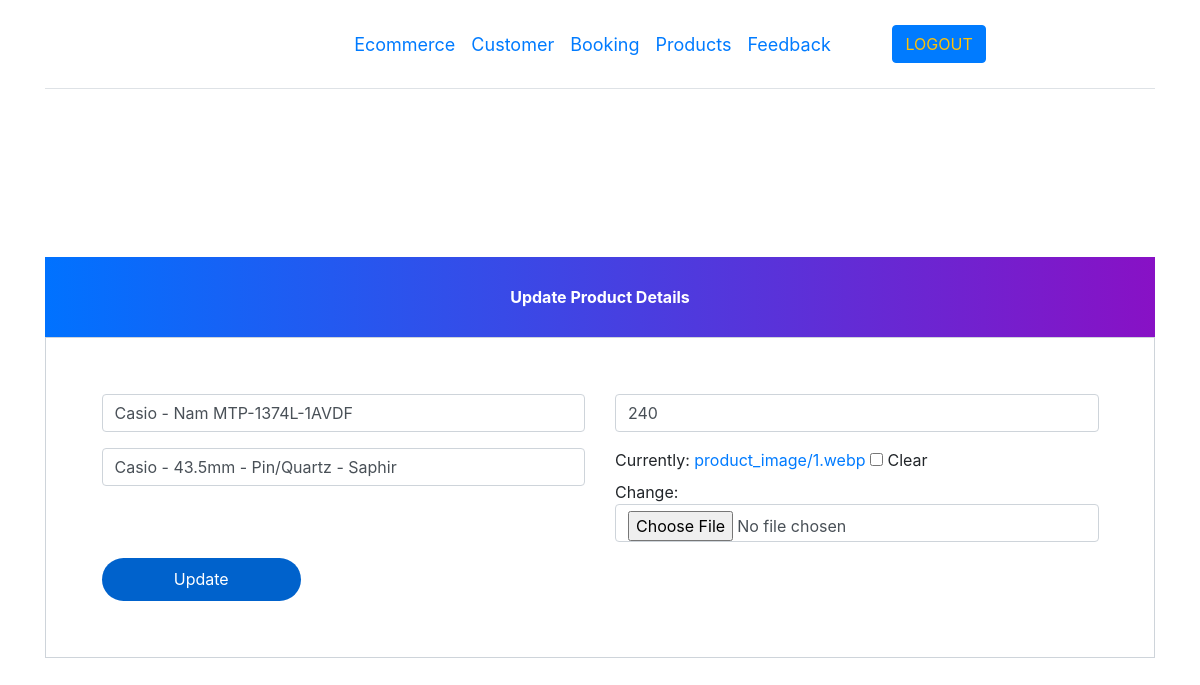
Page /update-product/9 (signed in) on the committed database.
### ecom/models.py (models this page shows, shortened)
class Product(models.Model):
    name=models.CharField(max_length=40)
    product_image= models.ImageField(upload_to='product_image/',null=True,blank=True)
    price = models.PositiveIntegerField()
    description=models.CharField(max_length=40)

### ecom/views.py (the view)
# urls.py: path('update-product/<int:pk>', views.update_product_view,name='update-product'),
@login_required(login_url='adminlogin')
def update_product_view(request,pk):
    product=models.Product.objects.get(id=pk)
    productForm=forms.ProductForm(instance=product)
    if request.method=='POST':
        productForm=forms.ProductForm(request.POST,request.FILES,instance=product)
        if productForm.is_valid():
            productForm.save()
            return redirect('admin-products')
    return render(request,'ecom/admin_update_product.html',{'productForm':productForm})

### ecom/forms.py
class ProductForm(forms.ModelForm):
    class Meta:
        model=models.Product
        fields=['name','price','description','product_image']

### templates/ecom/admin_update_product.html (shortened to what this page needs)
{% extends 'ecom/admin_base.html' %}
{% load widget_tweaks %}
{% block content %}
<head>
  <link href="//maxcdn.bootstrapcdn.com/bootstrap/4.1.1/css/bootstrap.min.css" rel="stylesheet" id="bootstrap-css">
</head>
<br><br><br><br><br><br>
<form method="post" enctype="multipart/form-data">
  <div class="container register-form">
    <div class="form">
      <div class="note">
        <p>Update Product Details</p>
      </div>
      <div class="form-content">
        <div class="row">
          <div class="col-md-6">
            <div class="form-group">
              {% render_field productForm.name class="form-control" placeholder="Product Name" %}
            </div>
            <div class="form-group">
              {% render_field productForm.description class="form-control" placeholder="Description" %}
            </div>
          </div>
          <div class="col-md-6">
            <div class="form-group">
              {% render_field productForm.price class="form-control" placeholder="Price" %}
            </div>
            <div class="form-group">
              {% render_field productForm.product_image class="form-control" placeholder="product_image" %}
            </div>
          </div>
        </div>
        <button type="submit" class="btnSubmit">Update</button>
      </div>
    </div>
  </div>
</form>
{% endblock content %}

### templates/ecom/admin_base.html (style rules this page uses)
p { text-align: center; }

### templates/ecom/admin_update_product.html (style rules this page uses)
a:link { text-decoration: none; }
.note { text-align: center; height: 80px; background: -webkit-linear-gradient(left, #0072ff, #8811c5); color: #fff; font-weight: bold; line-height: 80px; }
.form-content { padding: 5%; border: 1px solid #ced4da; margin-bottom: 2%; }
.form-control { border-radius: 1.5rem; }
.btnSubmit { border: none; border-radius: 1.5rem; padding: 1%; width: 20%; cursor: pointer; background: #0062cc; color: #fff; }

### rows in the picture
Product: name "Casio - Nam MTP-1374L-1AVDF", description "Casio - 43.5mm - Pin/Quartz - Saphir", price "240"
